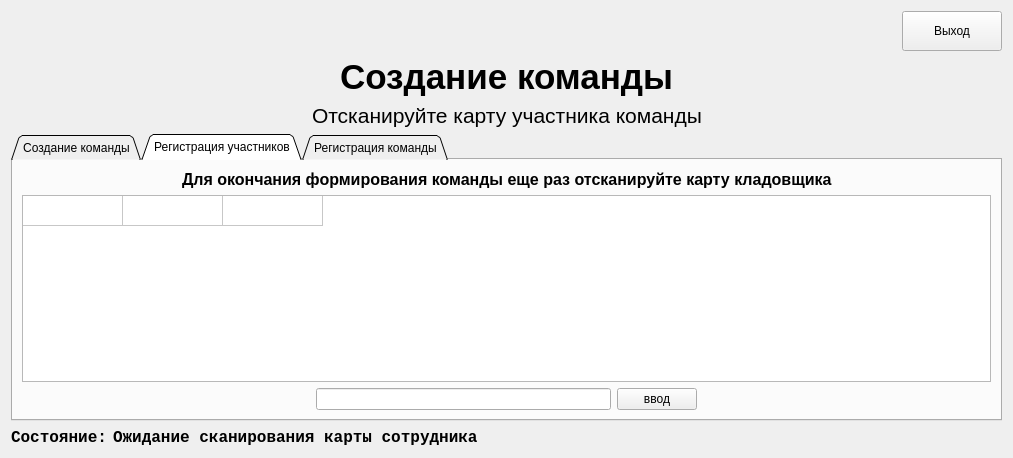
<?xml version="1.0" encoding="UTF-8"?>
<ui version="4.0">
 <class>Login</class>
 <widget class="QWidget" name="Login">
  <property name="windowModality">
   <enum>Qt::ApplicationModal</enum>
  </property>
  <property name="geometry">
   <rect>
    <x>0</x>
    <y>0</y>
    <width>1013</width>
    <height>458</height>
   </rect>
  </property>
  <property name="windowTitle">
   <string>Form</string>
  </property>
  <layout class="QVBoxLayout" name="verticalLayout_2">
   <item>
    <layout class="QHBoxLayout" name="horizontalLayout_7">
     <item>
      <spacer name="horizontalSpacer_13">
       <property name="orientation">
        <enum>Qt::Horizontal</enum>
       </property>
       <property name="sizeHint" stdset="0">
        <size>
         <width>40</width>
         <height>20</height>
        </size>
       </property>
      </spacer>
     </item>
     <item>
      <widget class="QPushButton" name="exit_btn">
       <property name="minimumSize">
        <size>
         <width>100</width>
         <height>40</height>
        </size>
       </property>
       <property name="text">
        <string>Выход</string>
       </property>
      </widget>
     </item>
    </layout>
   </item>
   <item>
    <layout class="QHBoxLayout" name="horizontalLayout">
     <item>
      <spacer name="horizontalSpacer">
       <property name="orientation">
        <enum>Qt::Horizontal</enum>
       </property>
       <property name="sizeHint" stdset="0">
        <size>
         <width>40</width>
         <height>20</height>
        </size>
       </property>
      </spacer>
     </item>
     <item>
      <widget class="QLabel" name="label">
       <property name="font">
        <font>
         <pointsize>26</pointsize>
         <weight>75</weight>
         <bold>true</bold>
        </font>
       </property>
       <property name="layoutDirection">
        <enum>Qt::LeftToRight</enum>
       </property>
       <property name="text">
        <string>Создание команды</string>
       </property>
      </widget>
     </item>
     <item>
      <spacer name="horizontalSpacer_2">
       <property name="orientation">
        <enum>Qt::Horizontal</enum>
       </property>
       <property name="sizeHint" stdset="0">
        <size>
         <width>40</width>
         <height>20</height>
        </size>
       </property>
      </spacer>
     </item>
    </layout>
   </item>
   <item>
    <layout class="QHBoxLayout" name="horizontalLayout_2">
     <item>
      <spacer name="horizontalSpacer_4">
       <property name="orientation">
        <enum>Qt::Horizontal</enum>
       </property>
       <property name="sizeHint" stdset="0">
        <size>
         <width>40</width>
         <height>20</height>
        </size>
       </property>
      </spacer>
     </item>
     <item>
      <widget class="QLabel" name="label_2">
       <property name="font">
        <font>
         <pointsize>16</pointsize>
        </font>
       </property>
       <property name="text">
        <string>Отсканируйте карту участника команды</string>
       </property>
      </widget>
     </item>
     <item>
      <spacer name="horizontalSpacer_3">
       <property name="orientation">
        <enum>Qt::Horizontal</enum>
       </property>
       <property name="sizeHint" stdset="0">
        <size>
         <width>40</width>
         <height>20</height>
        </size>
       </property>
      </spacer>
     </item>
    </layout>
   </item>
   <item>
    <widget class="QTabWidget" name="tabWidget">
     <property name="tabPosition">
      <enum>QTabWidget::North</enum>
     </property>
     <property name="tabShape">
      <enum>QTabWidget::Triangular</enum>
     </property>
     <property name="currentIndex">
      <number>1</number>
     </property>
     <property name="elideMode">
      <enum>Qt::ElideNone</enum>
     </property>
     <property name="tabsClosable">
      <bool>false</bool>
     </property>
     <property name="movable">
      <bool>false</bool>
     </property>
     <property name="tabBarAutoHide">
      <bool>false</bool>
     </property>
     <widget class="QWidget" name="tab_create">
      <attribute name="title">
       <string>Создание команды</string>
      </attribute>
      <layout class="QVBoxLayout" name="verticalLayout">
       <item>
        <spacer name="verticalSpacer_2">
         <property name="orientation">
          <enum>Qt::Vertical</enum>
         </property>
         <property name="sizeHint" stdset="0">
          <size>
           <width>20</width>
           <height>105</height>
          </size>
         </property>
        </spacer>
       </item>
       <item>
        <layout class="QHBoxLayout" name="horizontalLayout_4">
         <item>
          <spacer name="horizontalSpacer_7">
           <property name="orientation">
            <enum>Qt::Horizontal</enum>
           </property>
           <property name="sizeHint" stdset="0">
            <size>
             <width>40</width>
             <height>20</height>
            </size>
           </property>
          </spacer>
         </item>
         <item>
          <widget class="QLabel" name="label_3">
           <property name="font">
            <font>
             <pointsize>18</pointsize>
            </font>
           </property>
           <property name="text">
            <string>Отсканируйте карту кладовщика</string>
           </property>
          </widget>
         </item>
         <item>
          <spacer name="horizontalSpacer_8">
           <property name="orientation">
            <enum>Qt::Horizontal</enum>
           </property>
           <property name="sizeHint" stdset="0">
            <size>
             <width>40</width>
             <height>20</height>
            </size>
           </property>
          </spacer>
         </item>
        </layout>
       </item>
       <item>
        <spacer name="verticalSpacer">
         <property name="orientation">
          <enum>Qt::Vertical</enum>
         </property>
         <property name="sizeHint" stdset="0">
          <size>
           <width>20</width>
           <height>111</height>
          </size>
         </property>
        </spacer>
       </item>
      </layout>
     </widget>
     <widget class="QWidget" name="tab_register">
      <attribute name="title">
       <string>Регистрация участников</string>
      </attribute>
      <layout class="QVBoxLayout" name="verticalLayout_3">
       <item>
        <layout class="QHBoxLayout" name="horizontalLayout_5">
         <item>
          <spacer name="horizontalSpacer_9">
           <property name="orientation">
            <enum>Qt::Horizontal</enum>
           </property>
           <property name="sizeHint" stdset="0">
            <size>
             <width>40</width>
             <height>20</height>
            </size>
           </property>
          </spacer>
         </item>
         <item>
          <widget class="QLabel" name="label_4">
           <property name="font">
            <font>
             <pointsize>12</pointsize>
             <weight>75</weight>
             <bold>true</bold>
            </font>
           </property>
           <property name="text">
            <string>Для окончания формирования команды еще раз отсканируйте карту кладовщика</string>
           </property>
          </widget>
         </item>
         <item>
          <spacer name="horizontalSpacer_10">
           <property name="orientation">
            <enum>Qt::Horizontal</enum>
           </property>
           <property name="sizeHint" stdset="0">
            <size>
             <width>40</width>
             <height>20</height>
            </size>
           </property>
          </spacer>
         </item>
        </layout>
       </item>
       <item>
        <widget class="QTableWidget" name="tbl">
         <property name="autoScroll">
          <bool>true</bool>
         </property>
         <property name="alternatingRowColors">
          <bool>false</bool>
         </property>
         <property name="rowCount">
          <number>1</number>
         </property>
         <property name="columnCount">
          <number>3</number>
         </property>
         <attribute name="horizontalHeaderVisible">
          <bool>false</bool>
         </attribute>
         <attribute name="verticalHeaderVisible">
          <bool>false</bool>
         </attribute>
         <row/>
         <column/>
         <column/>
         <column/>
        </widget>
       </item>
       <item>
        <layout class="QHBoxLayout" name="horizontalLayout_3">
         <item>
          <spacer name="horizontalSpacer_5">
           <property name="orientation">
            <enum>Qt::Horizontal</enum>
           </property>
           <property name="sizeHint" stdset="0">
            <size>
             <width>40</width>
             <height>20</height>
            </size>
           </property>
          </spacer>
         </item>
         <item>
          <widget class="QLineEdit" name="lineEdit"/>
         </item>
         <item>
          <widget class="QPushButton" name="pushButton">
           <property name="text">
            <string>ввод</string>
           </property>
          </widget>
         </item>
         <item>
          <spacer name="horizontalSpacer_6">
           <property name="orientation">
            <enum>Qt::Horizontal</enum>
           </property>
           <property name="sizeHint" stdset="0">
            <size>
             <width>40</width>
             <height>20</height>
            </size>
           </property>
          </spacer>
         </item>
        </layout>
       </item>
      </layout>
     </widget>
     <widget class="QWidget" name="register_team">
      <attribute name="title">
       <string>Регистрация команды</string>
      </attribute>
      <layout class="QVBoxLayout" name="verticalLayout_4">
       <item>
        <spacer name="verticalSpacer_3">
         <property name="orientation">
          <enum>Qt::Vertical</enum>
         </property>
         <property name="sizeHint" stdset="0">
          <size>
           <width>20</width>
           <height>102</height>
          </size>
         </property>
        </spacer>
       </item>
       <item>
        <layout class="QHBoxLayout" name="horizontalLayout_8">
         <item>
          <spacer name="horizontalSpacer_12">
           <property name="orientation">
            <enum>Qt::Horizontal</enum>
           </property>
           <property name="sizeHint" stdset="0">
            <size>
             <width>40</width>
             <height>20</height>
            </size>
           </property>
          </spacer>
         </item>
         <item>
          <widget class="QLabel" name="label_6">
           <property name="font">
            <font>
             <family>Consolas</family>
             <pointsize>24</pointsize>
             <weight>75</weight>
             <bold>true</bold>
            </font>
           </property>
           <property name="text">
            <string>Команда зарегистрирована</string>
           </property>
          </widget>
         </item>
         <item>
          <spacer name="horizontalSpacer_14">
           <property name="orientation">
            <enum>Qt::Horizontal</enum>
           </property>
           <property name="sizeHint" stdset="0">
            <size>
             <width>40</width>
             <height>20</height>
            </size>
           </property>
          </spacer>
         </item>
        </layout>
       </item>
       <item>
        <spacer name="verticalSpacer_4">
         <property name="orientation">
          <enum>Qt::Vertical</enum>
         </property>
         <property name="sizeHint" stdset="0">
          <size>
           <width>20</width>
           <height>101</height>
          </size>
         </property>
        </spacer>
       </item>
      </layout>
     </widget>
    </widget>
   </item>
   <item>
    <layout class="QHBoxLayout" name="horizontalLayout_6">
     <item>
      <widget class="QLabel" name="label_5">
       <property name="font">
        <font>
         <family>Consolas</family>
         <pointsize>12</pointsize>
         <weight>75</weight>
         <bold>true</bold>
        </font>
       </property>
       <property name="text">
        <string>Состояние:</string>
       </property>
      </widget>
     </item>
     <item>
      <widget class="QLabel" name="state_label">
       <property name="font">
        <font>
         <family>Consolas</family>
         <pointsize>12</pointsize>
         <weight>75</weight>
         <bold>true</bold>
        </font>
       </property>
       <property name="text">
        <string>Ожидание сканирования карты сотрудника</string>
       </property>
      </widget>
     </item>
     <item>
      <spacer name="horizontalSpacer_11">
       <property name="orientation">
        <enum>Qt::Horizontal</enum>
       </property>
       <property name="sizeHint" stdset="0">
        <size>
         <width>40</width>
         <height>20</height>
        </size>
       </property>
      </spacer>
     </item>
    </layout>
   </item>
  </layout>
 </widget>
 <resources/>
 <connections/>
</ui>
